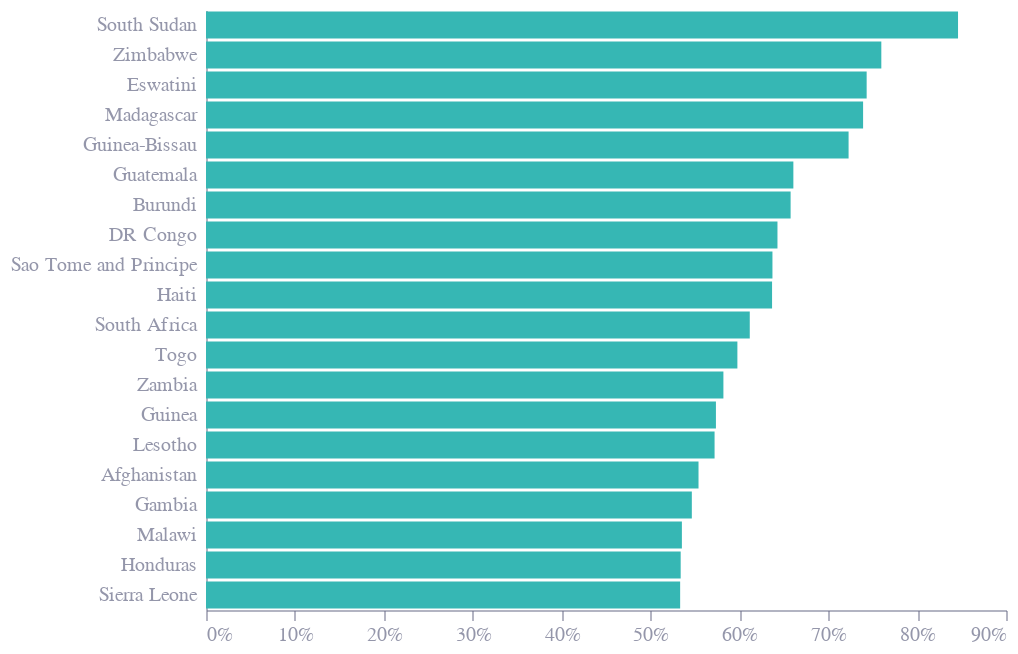

Notebook code for this chart:
### Code cell
df = pd.read_csv('O30.csv')
df = df[[
    "REF_AREA:Geographic area",
    "OBS_VALUE:Observation Value"
]]

df.columns = ['geo', 'value']
df["iso3"] = df['geo'].str.split(':').str[0]
df["country"] = df['geo'].str.split(':').str[1]
df['value'] = df['value'].astype(float)/100

rebinds = {
    'COD' : "DR Congo",
}
df['country'] = df.apply(lambda x: rebinds.get(x['iso3'], x['country']), axis=1)

df = df[df['iso3'].isin(countries)]

chart = alt.Chart(df).mark_bar(
    color="#36B7B4"
).encode(
    y=alt.Y('country:N', sort='-x', title=''),
    x=alt.X('value:Q', axis=alt.Axis(format='%')),
)

chart.save("O30_fig1.json")
chart.save("O30_fig1.png", scale_factor=2.0)

chart

### Figure 1 — Vega-Lite specification as saved in the notebook (floating-point values rounded to 4 significant figures)
{"config": {"font": "Circular Std", "mark": {"line": {"interpolate": "monotone"}}, "view": {"stroke": "transparent", "width": 400, "height": 300}, "range": {"category": ["#36B7B4", "#E6224B", "#F4C245", "#0063AF", "#00A767", "#179FDB", "#EB5C2E"], "diverging": ["#E6224B", "#E54753", "#C9C9C9", "#179FDB", "#122B39"], "heatmap": ["#C9C9C9", "#179FDB", "#0063AF", "#122B39"], "ordinal": ["#00A767", "#36B7B4", "#179FDB", "#0063AF", "#243B5A"]}, "axisX": {"domainColor": "#676A86", "domainOpacity": 0.5, "grid": false, "labelAngle": 0, "labelColor": "#676A86", "labelOpacity": 0.7, "orient": "bottom", "tickColor": "#676A86", "tickCount": 10, "tickOpacity": 0.5, "title": false, "titleAlign": "center", "titleAnchor": "middle", "titleColor": "#676A86", "titleFontSize": 12, "titleOpacity": 0.8, "titleY": -15}, "axisY": {"domainColor": "#676A86", "domainOpacity": 0.5, "gridColor": "#676A86", "gridDash": [1, 5], "gridOpacity": 0.5, "labelColor": "#676A86", "labelOpacity": 0.7, "labelPadding": 5, "tickColor": "#676A86", "tickCount": 8, "tickOpacity": 0.5, "ticks": false, "titleAlign": "left", "titleAngle": 0, "titleBaseline": "bottom", "titleColor": "#676A86", "titleFontSize": 12, "titleOpacity": 0.8, "titleX": 0, "titleY": -7}}, "data": {"name": "data-337f761ed90d903ac1346256cef61957"}, "mark": {"type": "bar", "color": "#36B7B4"}, "encoding": {"x": {"axis": {"format": "%"}, "field": "value", "type": "quantitative"}, "y": {"field": "country", "sort": "-x", "title": "", "type": "nominal"}}, "$schema": "https://vega.github.io/schema/vega-lite/v5.8.0.json", "datasets": {"data-337f761ed90d903ac1346256cef61957": [{"geo": "AFG: Afghanistan", "value": 0.5541, "iso3": "AFG", "country": " Afghanistan"}, {"geo": "BDI: Burundi", "value": 0.6577, "iso3": "BDI", "country": " Burundi"}, {"geo": "COD: Democratic Republic of the Congo", "value": 0.6429, "iso3": "COD", "country": "DR Congo"}, {"geo": "SWZ: Eswatini", "value": 0.7432, "iso3": "SWZ", "country": " Eswatini"}, {"geo": "GMB: Gambia", "value": 0.5466, "iso3": "GMB", "country": " Gambia"}, {"geo": "GTM: Guatemala", "value": 0.6608, "iso3": "GTM", "country": " Guatemala"}, {"geo": "GIN: Guinea", "value": 0.5737, "iso3": "GIN", "country": " Guinea"}, {"geo": "GNB: Guinea-Bissau", "value": 0.7229, "iso3": "GNB", "country": " Guinea-Bissau"}, {"geo": "HTI: Haiti", "value": 0.6368, "iso3": "HTI", "country": " Haiti"}, {"geo": "HND: Honduras", "value": 0.534, "iso3": "HND", "country": " Honduras"}, {"geo": "LSO: Lesotho", "value": 0.5722, "iso3": "LSO", "country": " Lesotho"}, {"geo": "MDG: Madagascar", "value": 0.7392, "iso3": "MDG", "country": " Madagascar"}, {"geo": "MWI: Malawi", "value": 0.5354, "iso3": "MWI", "country": " Malawi"}, {"geo": "STP: Sao Tome and Principe", "value": 0.6373, "iso3": "STP", "country": " Sao Tome and Principe"}, {"geo": "SLE: Sierra Leone", "value": 0.5334, "iso3": "SLE", "country": " Sierra Leone"}, {"geo": "ZAF: South Africa", "value": 0.6117, "iso3": "ZAF", "country": " South Africa"}, {"geo": "SSD: South Sudan", "value": 0.846, "iso3": "SSD", "country": " South Sudan"}, {"geo": "TGO: Togo", "value": 0.5978, "iso3": "TGO", "country": " Togo"}, {"geo": "ZMB: Zambia", "value": 0.5821, "iso3": "ZMB", "country": " Zambia"}, {"geo": "ZWE: Zimbabwe", "value": 0.7597, "iso3": "ZWE", "country": " Zimbabwe"}]}}
